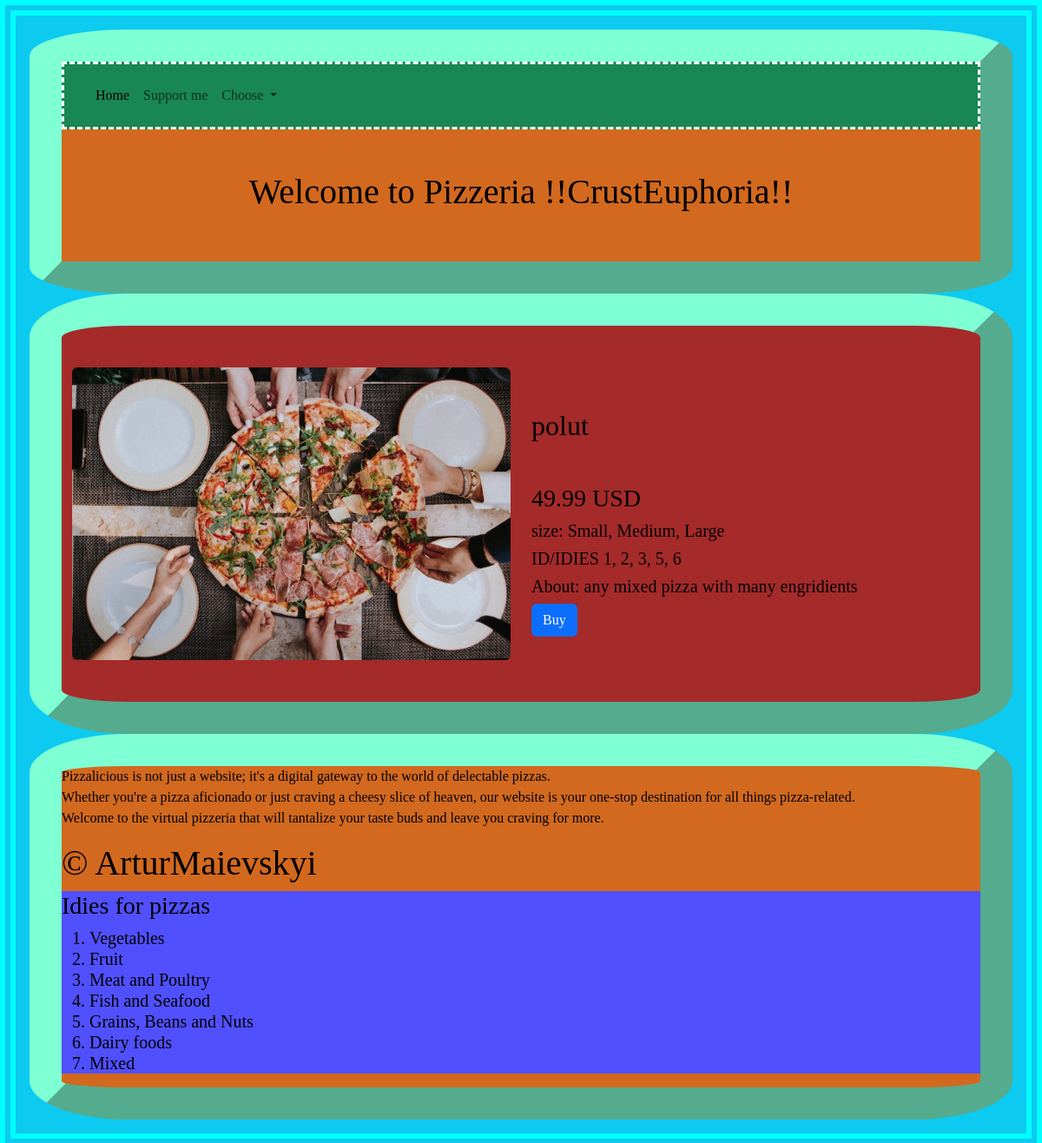
/pizza/5, run on an earlier commit of the app's database.
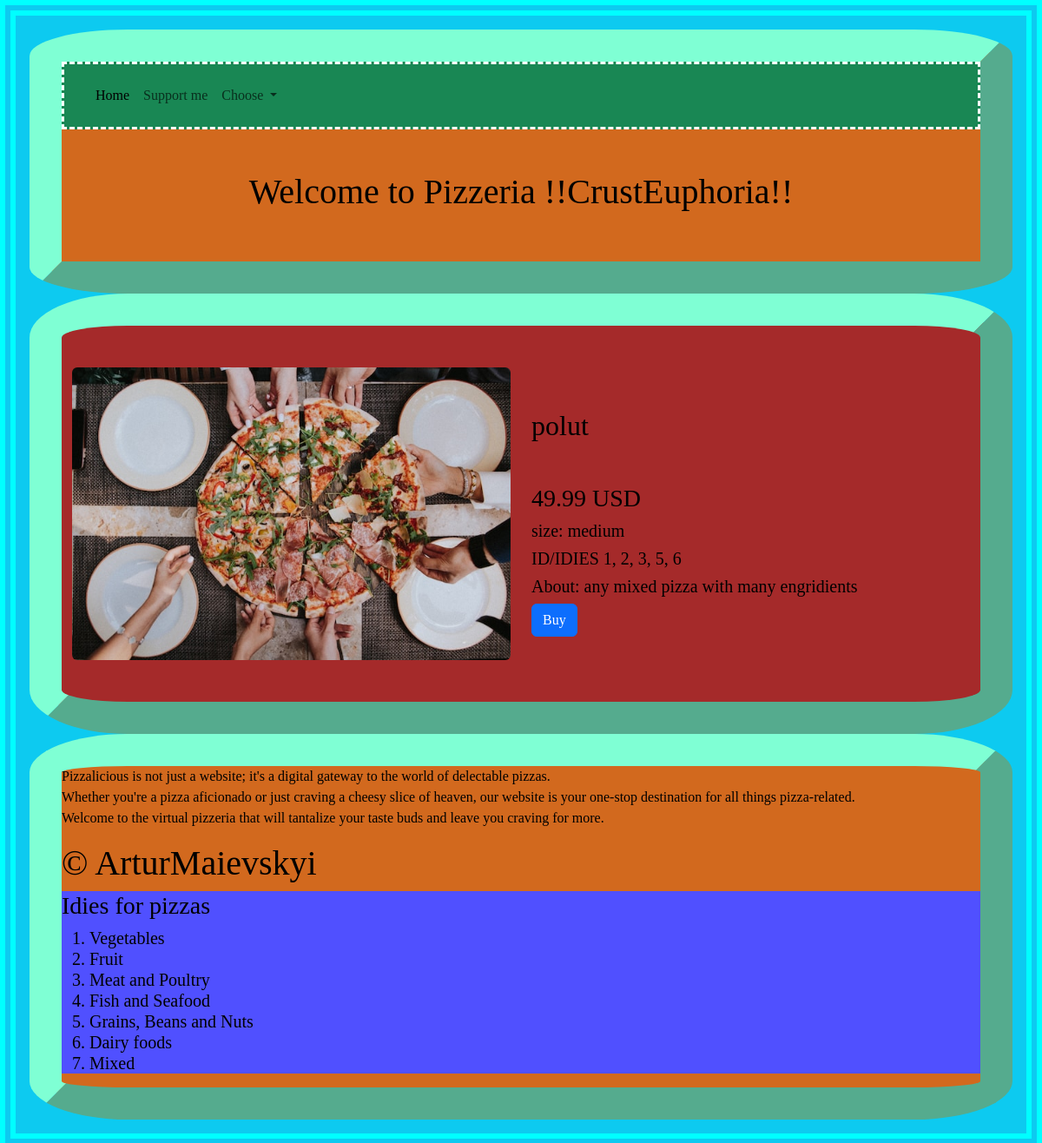
And on a later commit of the database.
### tables this page shows
CREATE TABLE "pizza" (
	"id"	INTEGER,
	"category_id"	INTEGER NOT NULL,
	"title"	TEXT NOT NULL,
	"description"	TEXT,
	"image"	TEXT,
	"price"	REAL NOT NULL DEFAULT '29.99, 49.99, 79.99',
	"size"	TEXT DEFAULT 'Small, Medium, Large',
	"id_category"	NUMERIC NOT NULL DEFAULT 'None',
	FOREIGN KEY("category_id") REFERENCES "categories"("id"),
	PRIMARY KEY("id")
);

### app.py (the view)
@app.route("/pizza/<pizza_id>")
def pizza(pizza_id):
    pizza_obj = db_pizzas.get_pizza(pizza_id)
    return render_template('own_pizza.html', title="Online Pizzeria", pizza = pizza_obj)

### sql_queries.py (called while the page is built)
    def open_pizzas(self): #функція що відкриває базу даних
        self.conn =sqlite3.connect(self.db_name) # з'єднання з базою даних (БД)
        self.cursor = self.conn.cursor() #курсор (посилання) на БД

    def close_pizzas(self): #функція що закриває базу даних
        self.cursor.close()
        self.conn.close()

    def get_pizza(self, id):
        self.open_pizzas()
        self.cursor.execute("SELECT * FROM pizza WHERE id==(?)", [id])
        data_one_pizza = self.cursor.fetchone()
        self.close_pizzas()
        return data_one_pizza

### templates/own_pizza.html
{% extends 'base.html' %}
{% block content %}
<div class="container py-5 one_pizza">
    <div class="row">
    <div class="col-12 col-lg-6">
        <img src="{{ url_for('static', filename='img/' + pizza[4]) }}" alt="" class="rounded img-fluid">
    </div>
    <div class="col-12 col-lg-6">
        <h2 class="mr-5 ml-5 mb-5 mt-5">{{pizza[2]}}</h2>
        <h3>{{pizza[5]}} USD</h3>
        <h5>size: {{pizza[6]}}</h5>
        <h5>ID/IDIES {{pizza[7]}}</h5>
        <h5>About: {{pizza[3]}}</h5>
        <a class="btn btn-primary" href="{{ url_for('order_pizza', pizza_id = pizza[0]) }}" role="button">Buy</a>
    </div>
    </div>
</div>
{% endblock content %}

What changed in the data, as far as the page shows it:
changed pizza "polut": size "Small, Medium, Large" → "medium"
